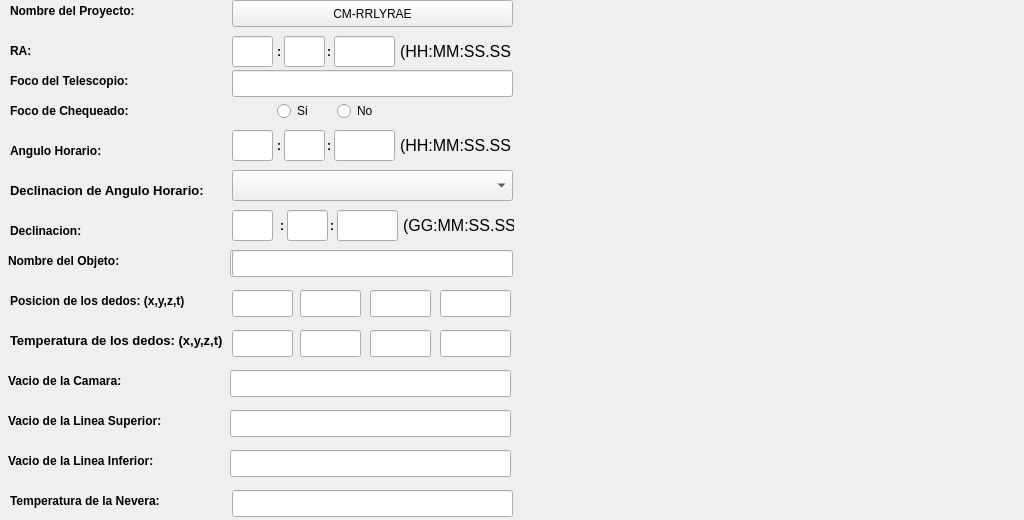
<?xml version="1.0" encoding="UTF-8"?>
<ui version="4.0">
 <class>CabecerasFits</class>
 <widget class="QWidget" name="CabecerasFits">
  <property name="geometry">
   <rect>
    <x>0</x>
    <y>0</y>
    <width>1024</width>
    <height>520</height>
   </rect>
  </property>
  <property name="minimumSize">
   <size>
    <width>1024</width>
    <height>520</height>
   </size>
  </property>
  <property name="maximumSize">
   <size>
    <width>1024</width>
    <height>520</height>
   </size>
  </property>
  <property name="windowTitle">
   <string>Form</string>
  </property>
  <widget class="QPushButton" name="pushButton">
   <property name="geometry">
    <rect>
     <x>232</x>
     <y>0</y>
     <width>281</width>
     <height>27</height>
    </rect>
   </property>
   <property name="text">
    <string>CM-RRLYRAE</string>
   </property>
  </widget>
  <widget class="QWidget" name="verticalLayoutWidget">
   <property name="geometry">
    <rect>
     <x>230</x>
     <y>30</y>
     <width>371</width>
     <height>461</height>
    </rect>
   </property>
   <layout class="QVBoxLayout" name="verticalLayout" stretch=""/>
  </widget>
  <widget class="QLabel" name="label">
   <property name="geometry">
    <rect>
     <x>10</x>
     <y>0</y>
     <width>161</width>
     <height>21</height>
    </rect>
   </property>
   <property name="font">
    <font>
     <weight>75</weight>
     <bold>true</bold>
    </font>
   </property>
   <property name="text">
    <string>Nombre del Proyecto:</string>
   </property>
  </widget>
  <widget class="QLabel" name="label_2">
   <property name="geometry">
    <rect>
     <x>10</x>
     <y>40</y>
     <width>151</width>
     <height>21</height>
    </rect>
   </property>
   <property name="font">
    <font>
     <weight>75</weight>
     <bold>true</bold>
    </font>
   </property>
   <property name="text">
    <string>RA:</string>
   </property>
  </widget>
  <widget class="QLineEdit" name="lineEdit">
   <property name="geometry">
    <rect>
     <x>232</x>
     <y>36</y>
     <width>41</width>
     <height>31</height>
    </rect>
   </property>
  </widget>
  <widget class="QLineEdit" name="lineEdit_2">
   <property name="geometry">
    <rect>
     <x>284</x>
     <y>36</y>
     <width>41</width>
     <height>31</height>
    </rect>
   </property>
  </widget>
  <widget class="QLineEdit" name="lineEdit_3">
   <property name="geometry">
    <rect>
     <x>334</x>
     <y>36</y>
     <width>61</width>
     <height>31</height>
    </rect>
   </property>
  </widget>
  <widget class="QLabel" name="label_3">
   <property name="geometry">
    <rect>
     <x>327</x>
     <y>36</y>
     <width>16</width>
     <height>31</height>
    </rect>
   </property>
   <property name="font">
    <font>
     <weight>75</weight>
     <bold>true</bold>
    </font>
   </property>
   <property name="text">
    <string>:</string>
   </property>
  </widget>
  <widget class="QLabel" name="label_4">
   <property name="geometry">
    <rect>
     <x>277</x>
     <y>36</y>
     <width>16</width>
     <height>31</height>
    </rect>
   </property>
   <property name="font">
    <font>
     <weight>75</weight>
     <bold>true</bold>
    </font>
   </property>
   <property name="text">
    <string>:</string>
   </property>
  </widget>
  <widget class="QLabel" name="label_5">
   <property name="geometry">
    <rect>
     <x>400</x>
     <y>36</y>
     <width>111</width>
     <height>31</height>
    </rect>
   </property>
   <property name="font">
    <font>
     <pointsize>12</pointsize>
     <weight>50</weight>
     <bold>false</bold>
    </font>
   </property>
   <property name="text">
    <string>(HH:MM:SS.SS)</string>
   </property>
  </widget>
  <widget class="QLabel" name="label_6">
   <property name="geometry">
    <rect>
     <x>10</x>
     <y>70</y>
     <width>151</width>
     <height>21</height>
    </rect>
   </property>
   <property name="font">
    <font>
     <weight>75</weight>
     <bold>true</bold>
    </font>
   </property>
   <property name="text">
    <string>Foco del Telescopio:</string>
   </property>
  </widget>
  <widget class="QLineEdit" name="lineEdit_4">
   <property name="geometry">
    <rect>
     <x>232</x>
     <y>70</y>
     <width>281</width>
     <height>27</height>
    </rect>
   </property>
  </widget>
  <widget class="QLabel" name="label_7">
   <property name="geometry">
    <rect>
     <x>10</x>
     <y>100</y>
     <width>151</width>
     <height>21</height>
    </rect>
   </property>
   <property name="font">
    <font>
     <weight>75</weight>
     <bold>true</bold>
    </font>
   </property>
   <property name="text">
    <string>Foco de Chequeado:</string>
   </property>
  </widget>
  <widget class="QRadioButton" name="radioButton">
   <property name="geometry">
    <rect>
     <x>277</x>
     <y>100</y>
     <width>61</width>
     <height>22</height>
    </rect>
   </property>
   <property name="text">
    <string>Si</string>
   </property>
  </widget>
  <widget class="QRadioButton" name="radioButton_2">
   <property name="geometry">
    <rect>
     <x>337</x>
     <y>100</y>
     <width>61</width>
     <height>22</height>
    </rect>
   </property>
   <property name="text">
    <string>No</string>
   </property>
  </widget>
  <widget class="QLineEdit" name="lineEdit_5">
   <property name="geometry">
    <rect>
     <x>232</x>
     <y>130</y>
     <width>41</width>
     <height>31</height>
    </rect>
   </property>
  </widget>
  <widget class="QLabel" name="label_8">
   <property name="geometry">
    <rect>
     <x>327</x>
     <y>130</y>
     <width>16</width>
     <height>31</height>
    </rect>
   </property>
   <property name="font">
    <font>
     <weight>75</weight>
     <bold>true</bold>
    </font>
   </property>
   <property name="text">
    <string>:</string>
   </property>
  </widget>
  <widget class="QLineEdit" name="lineEdit_6">
   <property name="geometry">
    <rect>
     <x>334</x>
     <y>130</y>
     <width>61</width>
     <height>31</height>
    </rect>
   </property>
  </widget>
  <widget class="QLineEdit" name="lineEdit_7">
   <property name="geometry">
    <rect>
     <x>284</x>
     <y>130</y>
     <width>41</width>
     <height>31</height>
    </rect>
   </property>
  </widget>
  <widget class="QLabel" name="label_9">
   <property name="geometry">
    <rect>
     <x>10</x>
     <y>140</y>
     <width>151</width>
     <height>21</height>
    </rect>
   </property>
   <property name="font">
    <font>
     <weight>75</weight>
     <bold>true</bold>
    </font>
   </property>
   <property name="text">
    <string>Angulo Horario:</string>
   </property>
  </widget>
  <widget class="QLabel" name="label_10">
   <property name="geometry">
    <rect>
     <x>400</x>
     <y>130</y>
     <width>111</width>
     <height>31</height>
    </rect>
   </property>
   <property name="font">
    <font>
     <pointsize>12</pointsize>
     <weight>50</weight>
     <bold>false</bold>
    </font>
   </property>
   <property name="text">
    <string>(HH:MM:SS.SS)</string>
   </property>
  </widget>
  <widget class="QLabel" name="label_11">
   <property name="geometry">
    <rect>
     <x>277</x>
     <y>130</y>
     <width>16</width>
     <height>31</height>
    </rect>
   </property>
   <property name="font">
    <font>
     <weight>75</weight>
     <bold>true</bold>
    </font>
   </property>
   <property name="text">
    <string>:</string>
   </property>
  </widget>
  <widget class="QLabel" name="label_12">
   <property name="geometry">
    <rect>
     <x>10</x>
     <y>180</y>
     <width>211</width>
     <height>21</height>
    </rect>
   </property>
   <property name="font">
    <font>
     <pointsize>10</pointsize>
     <weight>75</weight>
     <bold>true</bold>
    </font>
   </property>
   <property name="text">
    <string>Declinacion de Angulo Horario:</string>
   </property>
  </widget>
  <widget class="QComboBox" name="comboBox">
   <property name="geometry">
    <rect>
     <x>232</x>
     <y>170</y>
     <width>281</width>
     <height>31</height>
    </rect>
   </property>
  </widget>
  <widget class="QLabel" name="label_13">
   <property name="geometry">
    <rect>
     <x>10</x>
     <y>220</y>
     <width>151</width>
     <height>21</height>
    </rect>
   </property>
   <property name="font">
    <font>
     <weight>75</weight>
     <bold>true</bold>
    </font>
   </property>
   <property name="text">
    <string>Declinacion:</string>
   </property>
  </widget>
  <widget class="QLineEdit" name="lineEdit_8">
   <property name="geometry">
    <rect>
     <x>337</x>
     <y>210</y>
     <width>61</width>
     <height>31</height>
    </rect>
   </property>
  </widget>
  <widget class="QLabel" name="label_14">
   <property name="geometry">
    <rect>
     <x>403</x>
     <y>210</y>
     <width>111</width>
     <height>31</height>
    </rect>
   </property>
   <property name="font">
    <font>
     <pointsize>12</pointsize>
     <weight>50</weight>
     <bold>false</bold>
    </font>
   </property>
   <property name="text">
    <string>(GG:MM:SS.SS)</string>
   </property>
  </widget>
  <widget class="QLabel" name="label_15">
   <property name="geometry">
    <rect>
     <x>280</x>
     <y>210</y>
     <width>16</width>
     <height>31</height>
    </rect>
   </property>
   <property name="font">
    <font>
     <weight>75</weight>
     <bold>true</bold>
    </font>
   </property>
   <property name="text">
    <string>:</string>
   </property>
  </widget>
  <widget class="QLineEdit" name="lineEdit_9">
   <property name="geometry">
    <rect>
     <x>287</x>
     <y>210</y>
     <width>41</width>
     <height>31</height>
    </rect>
   </property>
  </widget>
  <widget class="QLineEdit" name="lineEdit_10">
   <property name="geometry">
    <rect>
     <x>232</x>
     <y>210</y>
     <width>41</width>
     <height>31</height>
    </rect>
   </property>
  </widget>
  <widget class="QLabel" name="label_16">
   <property name="geometry">
    <rect>
     <x>330</x>
     <y>210</y>
     <width>16</width>
     <height>31</height>
    </rect>
   </property>
   <property name="font">
    <font>
     <weight>75</weight>
     <bold>true</bold>
    </font>
   </property>
   <property name="text">
    <string>:</string>
   </property>
  </widget>
  <widget class="QLabel" name="label_17">
   <property name="geometry">
    <rect>
     <x>8</x>
     <y>250</y>
     <width>151</width>
     <height>21</height>
    </rect>
   </property>
   <property name="font">
    <font>
     <weight>75</weight>
     <bold>true</bold>
    </font>
   </property>
   <property name="text">
    <string>Nombre del Objeto:</string>
   </property>
  </widget>
  <widget class="QLineEdit" name="lineEdit_11">
   <property name="geometry">
    <rect>
     <x>232</x>
     <y>250</y>
     <width>281</width>
     <height>27</height>
    </rect>
   </property>
  </widget>
  <widget class="QLabel" name="label_18">
   <property name="geometry">
    <rect>
     <x>10</x>
     <y>290</y>
     <width>221</width>
     <height>21</height>
    </rect>
   </property>
   <property name="font">
    <font>
     <weight>75</weight>
     <bold>true</bold>
    </font>
   </property>
   <property name="text">
    <string>Posicion de los dedos: (x,y,z,t)</string>
   </property>
  </widget>
  <widget class="QLineEdit" name="lineEdit_12">
   <property name="geometry">
    <rect>
     <x>232</x>
     <y>290</y>
     <width>61</width>
     <height>27</height>
    </rect>
   </property>
  </widget>
  <widget class="QLineEdit" name="lineEdit_13">
   <property name="geometry">
    <rect>
     <x>300</x>
     <y>290</y>
     <width>61</width>
     <height>27</height>
    </rect>
   </property>
  </widget>
  <widget class="QLineEdit" name="lineEdit_14">
   <property name="geometry">
    <rect>
     <x>370</x>
     <y>290</y>
     <width>61</width>
     <height>27</height>
    </rect>
   </property>
  </widget>
  <widget class="QLineEdit" name="lineEdit_15">
   <property name="geometry">
    <rect>
     <x>440</x>
     <y>290</y>
     <width>71</width>
     <height>27</height>
    </rect>
   </property>
  </widget>
  <widget class="QLineEdit" name="lineEdit_16">
   <property name="geometry">
    <rect>
     <x>440</x>
     <y>330</y>
     <width>71</width>
     <height>27</height>
    </rect>
   </property>
  </widget>
  <widget class="QLineEdit" name="lineEdit_17">
   <property name="geometry">
    <rect>
     <x>300</x>
     <y>330</y>
     <width>61</width>
     <height>27</height>
    </rect>
   </property>
  </widget>
  <widget class="QLabel" name="label_19">
   <property name="geometry">
    <rect>
     <x>10</x>
     <y>330</y>
     <width>221</width>
     <height>21</height>
    </rect>
   </property>
   <property name="font">
    <font>
     <pointsize>10</pointsize>
     <weight>75</weight>
     <bold>true</bold>
    </font>
   </property>
   <property name="text">
    <string>Temperatura de los dedos: (x,y,z,t)</string>
   </property>
  </widget>
  <widget class="QLineEdit" name="lineEdit_18">
   <property name="geometry">
    <rect>
     <x>232</x>
     <y>330</y>
     <width>61</width>
     <height>27</height>
    </rect>
   </property>
  </widget>
  <widget class="QLineEdit" name="lineEdit_19">
   <property name="geometry">
    <rect>
     <x>370</x>
     <y>330</y>
     <width>61</width>
     <height>27</height>
    </rect>
   </property>
  </widget>
  <widget class="QLineEdit" name="lineEdit_20">
   <property name="geometry">
    <rect>
     <x>230</x>
     <y>250</y>
     <width>281</width>
     <height>27</height>
    </rect>
   </property>
  </widget>
  <widget class="QLabel" name="label_20">
   <property name="geometry">
    <rect>
     <x>8</x>
     <y>370</y>
     <width>151</width>
     <height>21</height>
    </rect>
   </property>
   <property name="font">
    <font>
     <weight>75</weight>
     <bold>true</bold>
    </font>
   </property>
   <property name="text">
    <string>Vacio de la Camara:</string>
   </property>
  </widget>
  <widget class="QLineEdit" name="lineEdit_21">
   <property name="geometry">
    <rect>
     <x>230</x>
     <y>370</y>
     <width>281</width>
     <height>27</height>
    </rect>
   </property>
  </widget>
  <widget class="QLabel" name="label_21">
   <property name="geometry">
    <rect>
     <x>8</x>
     <y>410</y>
     <width>201</width>
     <height>21</height>
    </rect>
   </property>
   <property name="font">
    <font>
     <weight>75</weight>
     <bold>true</bold>
    </font>
   </property>
   <property name="text">
    <string>Vacio de la Linea Superior:</string>
   </property>
  </widget>
  <widget class="QLineEdit" name="lineEdit_22">
   <property name="geometry">
    <rect>
     <x>230</x>
     <y>410</y>
     <width>281</width>
     <height>27</height>
    </rect>
   </property>
  </widget>
  <widget class="QLabel" name="label_22">
   <property name="geometry">
    <rect>
     <x>8</x>
     <y>450</y>
     <width>201</width>
     <height>21</height>
    </rect>
   </property>
   <property name="font">
    <font>
     <weight>75</weight>
     <bold>true</bold>
    </font>
   </property>
   <property name="text">
    <string>Vacio de la Linea Inferior:</string>
   </property>
  </widget>
  <widget class="QLineEdit" name="lineEdit_23">
   <property name="geometry">
    <rect>
     <x>230</x>
     <y>450</y>
     <width>281</width>
     <height>27</height>
    </rect>
   </property>
  </widget>
  <widget class="QLineEdit" name="lineEdit_24">
   <property name="geometry">
    <rect>
     <x>232</x>
     <y>490</y>
     <width>281</width>
     <height>27</height>
    </rect>
   </property>
   <property name="text">
    <string/>
   </property>
  </widget>
  <widget class="QLabel" name="label_23">
   <property name="geometry">
    <rect>
     <x>10</x>
     <y>490</y>
     <width>201</width>
     <height>21</height>
    </rect>
   </property>
   <property name="font">
    <font>
     <weight>75</weight>
     <bold>true</bold>
    </font>
   </property>
   <property name="text">
    <string>Temperatura de la Nevera:</string>
   </property>
  </widget>
  <zorder>lineEdit_14</zorder>
  <zorder>lineEdit_24</zorder>
  <zorder>lineEdit_18</zorder>
  <zorder>lineEdit_3</zorder>
  <zorder>lineEdit_4</zorder>
  <zorder>lineEdit_9</zorder>
  <zorder>label_8</zorder>
  <zorder>lineEdit_7</zorder>
  <zorder>lineEdit_21</zorder>
  <zorder>radioButton</zorder>
  <zorder>lineEdit_19</zorder>
  <zorder>lineEdit_20</zorder>
  <zorder>lineEdit_5</zorder>
  <zorder>lineEdit_8</zorder>
  <zorder>lineEdit_13</zorder>
  <zorder>label_4</zorder>
  <zorder>lineEdit_12</zorder>
  <zorder>lineEdit_2</zorder>
  <zorder>label_16</zorder>
  <zorder>lineEdit_10</zorder>
  <zorder>lineEdit_17</zorder>
  <zorder>lineEdit_11</zorder>
  <zorder>label_11</zorder>
  <zorder>label_15</zorder>
  <zorder>radioButton_2</zorder>
  <zorder>lineEdit_15</zorder>
  <zorder>lineEdit_23</zorder>
  <zorder>comboBox</zorder>
  <zorder>lineEdit</zorder>
  <zorder>label_5</zorder>
  <zorder>label_3</zorder>
  <zorder>label_10</zorder>
  <zorder>lineEdit_16</zorder>
  <zorder>lineEdit_6</zorder>
  <zorder>lineEdit_22</zorder>
  <zorder>label_14</zorder>
  <zorder>pushButton</zorder>
  <zorder>verticalLayoutWidget</zorder>
  <zorder>label</zorder>
  <zorder>label_2</zorder>
  <zorder>label_6</zorder>
  <zorder>label_7</zorder>
  <zorder>label_9</zorder>
  <zorder>label_12</zorder>
  <zorder>label_13</zorder>
  <zorder>label_17</zorder>
  <zorder>label_18</zorder>
  <zorder>label_19</zorder>
  <zorder>label_20</zorder>
  <zorder>label_21</zorder>
  <zorder>label_22</zorder>
  <zorder>label_23</zorder>
 </widget>
 <resources/>
 <connections/>
</ui>
